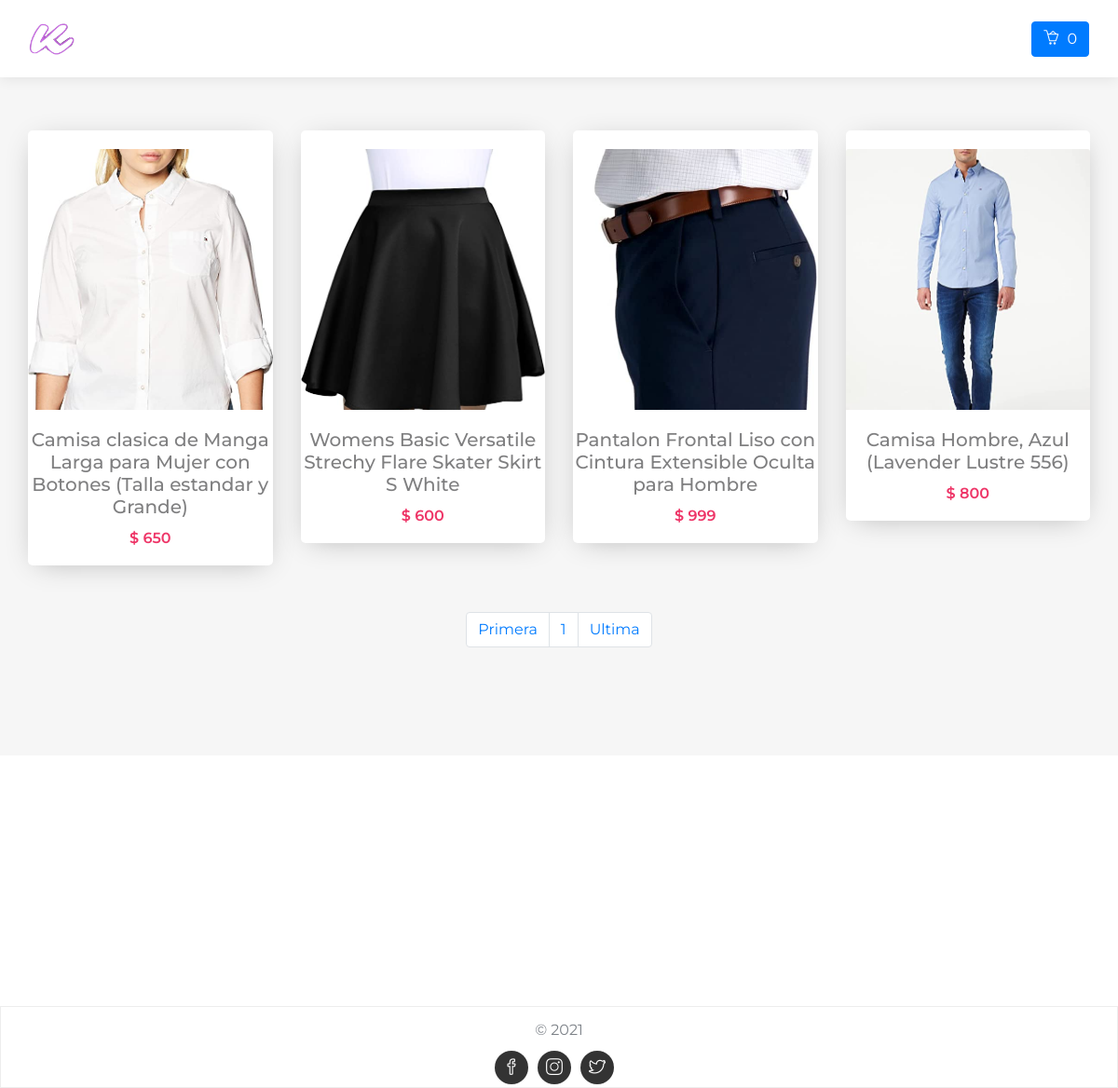
The page /shop.php on the database its author committed.
### tables this page shows
CREATE TABLE `products` (
  `product_id` int(10) NOT NULL,
  `date` timestamp NOT NULL DEFAULT current_timestamp() ON UPDATE current_timestamp(),
  `product_title` text NOT NULL,
  `product_url` text NOT NULL,
  `product_img1` text NOT NULL,
  `product_img2` text NOT NULL,
  `product_img3` text NOT NULL,
  `product_price` int(10) NOT NULL,
  `product_desc` varchar(1000) NOT NULL,
  `status` varchar(255) NOT NULL,
  `product_stock` int(10) NOT NULL
);

### functions/functions.php (the view, shortened to what this page needs)
<?php
$db = mysqli_connect("localhost","root","","kaj");
function items(){
$count_items = 0;
echo $count_items;
}
function getProducts(){
global $db;
$aWhere = array();
$per_page=12;
if(isset($_GET['page'])){
$page = $_GET['page'];
}else {
$page=1;
}
$start_from = ($page-1) * $per_page ;
$sLimit = " order by 1 DESC LIMIT $start_from,$per_page";
$sWhere = (count($aWhere)>0?' WHERE '.implode(' or ',$aWhere):'').$sLimit;
$get_products = "select * from products  ".$sWhere;
$run_products = mysqli_query($db,$get_products);
while($row_products=mysqli_fetch_array($run_products)){
$pro_title = $row_products['product_title'];
$pro_price = $row_products['product_price'];
$pro_img1 = $row_products['product_img1'];
$pro_url = $row_products['product_url'];
echo "
<div class='col-xs-12  col-md-3' id='options'>
	<div class='single-team'>
		<a href='$pro_url'>
			<div class='team-photo'>
				<img class='card-img-top img-fluid' src='admin_area/product_images/$pro_img1'>
			</div>
			<h5 class='card-title'>$pro_title</h5>
			<h6 class='product_price'> $ $pro_price </h6>
		</a>
		<div class='social-menu'>
			<div  class='product-options text-center' >
				<a href='$pro_url'><i class='icon-basket-loaded'></i></a>
			</div>
		</div>
	</div>
</div>
";
}
}
function getPaginator(){
$per_page = 6;
global $db;
$aWhere = array();
$aPath = '';
$sWhere = (count($aWhere)>0?' WHERE '.implode(' or ',$aWhere):'');
$query = "select * from products ".$sWhere;
$result = mysqli_query($db,$query);
$total_records = mysqli_num_rows($result);
$total_pages = ceil($total_records / $per_page);
echo "<li class='page-item'><a class='page-link' href='shop.php?page=1";
if(!empty($aPath)){ echo "&".$aPath; }
echo "' >".'Primera'."</a></li>";
for ($i=1; $i<=$total_pages; $i++){
echo "<li class='page-item'><a class='page-link' href='shop.php?page=".$i.(!empty($aPath)?'&'.$aPath:'')."' >".$i."</a></li>";
};
echo "<li class='page-item'><a class='page-link' href='shop.php?page=$total_pages";
if(!empty($aPath)){ echo "&".$aPath; }
echo "' >".'Ultima'."</a></li>";
}
?>

### assets/css/smoothproducts.css (style rules this page uses)
html, body { height: 100%; width: 100%; }

### shop.php (style rules this page uses)
a { color: #7F7F80; text-decoration: none; }
.single-team { background-color: #fff; border-radius: 5px; overflow: hidden; color: #515656; text-align: center; position: relative; -webkit-box-shadow: 0 5px 30px -10px rgba(0, 0, 0, 0.3); box-shadow: 0 5px 30px -10px rgba(0, 0, 0, 0.3); -webkit-transform: translateY(0); transform: translateY(0); -webkit-transition: 0.3s; transition: 0.3s }
.single-team .team-photo { margin-bottom: 20px; padding-top: 20px; overflow: hidden; max-height: 300px; }
.single-team .team-photo img { -webkit-transform: scale(1); transform: scale(1); -webkit-transition: 0.3s; transition: 0.3s; }
.single-team h6 { margin-bottom: 20px; }
.product_price { font-size: 16px; color: #EE3668; font-weight: 600; }

### rows shown on the page
products: product_img1 (picture), product_title "Camisa clasica de Manga Larga para Mujer con Botones (Talla estandar y Grande)", product_price "650"
products: product_img1 (picture), product_title "Womens Basic Versatile Strechy Flare Skater Skirt S White", product_price "600"
products: product_img1 (picture), product_title "Pantalon Frontal Liso con Cintura Extensible Oculta para Hombre", product_price "999"
products: product_img1 (picture), product_title "Camisa Hombre, Azul (Lavender Lustre 556)", product_price "800"

### other values the page prints
$count_items "0"
